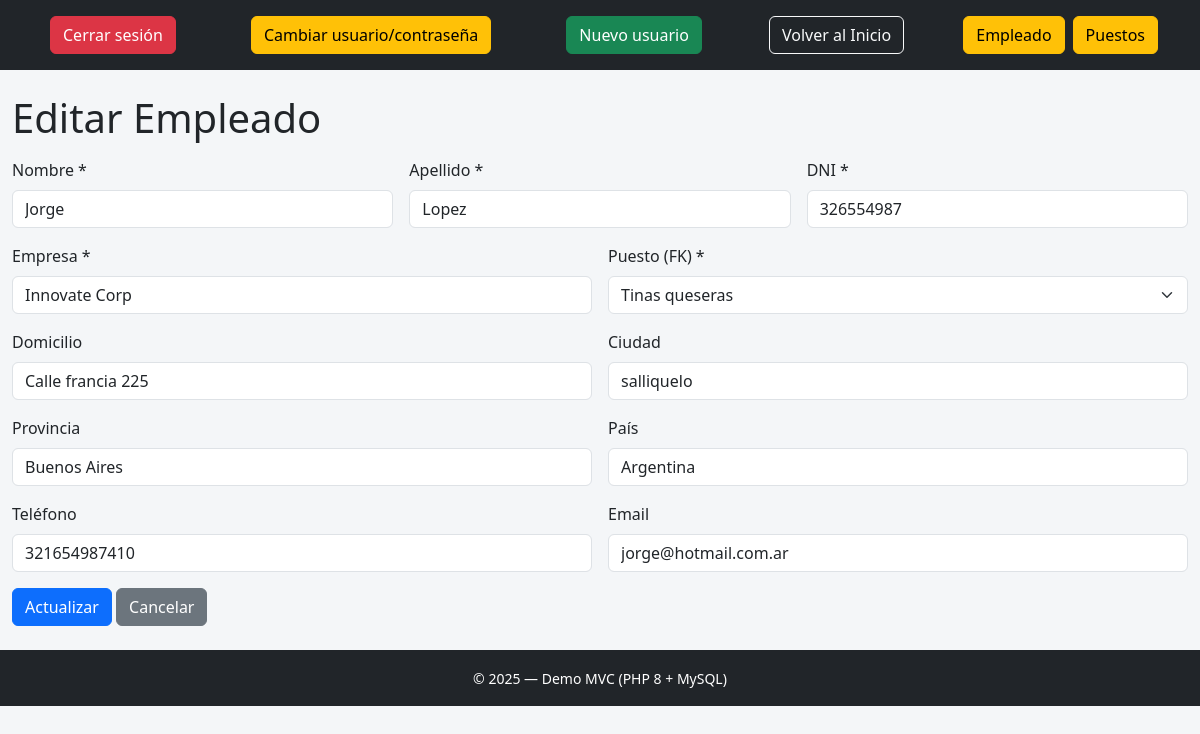
The page /trabajo_practico_dos_tablas/index.php?c=empleado&a=edit&id=4 (signed in) on the database its author committed.
### tables this page shows
CREATE TABLE `empleados` (
  `id` int(10) UNSIGNED NOT NULL,
  `nombre` varchar(80) NOT NULL,
  `apellido` varchar(80) NOT NULL,
  `dni` varchar(12) NOT NULL,
  `empresa` varchar(120) NOT NULL,
  `domicilio` varchar(120) DEFAULT NULL,
  `ciudad` varchar(80) DEFAULT NULL,
  `provincia` varchar(80) DEFAULT NULL,
  `pais` varchar(60) DEFAULT 'Argentina',
  `telefono` varchar(30) DEFAULT NULL,
  `email` varchar(120) DEFAULT NULL,
  `creado_en` datetime NOT NULL DEFAULT current_timestamp(),
  `puesto_id` int(10) UNSIGNED NOT NULL
);

CREATE TABLE `puestos` (
  `id` int(10) UNSIGNED NOT NULL,
  `nombre` varchar(100) NOT NULL,
  `tarea` varchar(255) DEFAULT NULL
);

### trabajo_practico_dos_tablas/index.php (called while the page is built, shortened)
<?php
$controller = $_GET['c'] ?? 'empleado';
$action     = $_GET['a'] ?? 'list';
$controllerObj = new $controllerClass();
$data = $controllerObj->$action();
$viewPath = __DIR__ . "/views/{$controller}/{$controllerObj->view}.php";
include __DIR__ . "/views/header.php";
include $viewPath;
include __DIR__ . "/views/footer.php";

### trabajo_practico_dos_tablas/model/db.php (called while the page is built, shortened)
<?php
class Db
{
  public function __construct()
  {
    $host = "localhost";
    $user = "root";
    $pass = "";
    $db   = "empresa_1";
    $this->con = @new mysqli($host, $user, $pass, $db);
  }
}

### trabajo_practico_dos_tablas/model/empleado.php (called while the page is built, shortened)
<?php
require_once __DIR__ . '/db.php';
class Empleado {
  private mysqli $con;
  public function __construct() {
    $db = new Db();
    $this->con = $db->con;
  }
  public function find(int $id): ?array {
    $stmt = $this->con->prepare(
      "SELECT e.*,
              COALESCE(p.nombre, '(Sin puesto)') AS puesto
       FROM empleados e
       LEFT JOIN puestos p ON p.id = e.puesto_id
       WHERE e.id = ?"
    );
    $stmt->bind_param("i", $id);
    $stmt->execute();
    $res = $stmt->get_result();
    return $res->fetch_assoc() ?: null;
  }
}

### trabajo_practico_dos_tablas/model/Puesto.php (called while the page is built, shortened)
<?php
require_once __DIR__ . '/db.php';
class Puesto
{
  private mysqli $con;
  public function __construct()
  {
    $db = new Db();
    $this->con = $db->con;
  }
  public function all(): array
  {
    $sql = '
      SELECT
        a.id,
        a.nombre AS puesto,   -- alias amigable para la vista
        a.tarea,
        COUNT(b.id) AS can_empleados
      FROM puestos a
      LEFT JOIN empleados b ON b.puesto_id = a.id
      GROUP BY a.id, a.nombre, a.tarea
      ORDER BY a.nombre
    ';
    $res = $this->con->query($sql);
    return $res ? $res->fetch_all(MYSQLI_ASSOC) : [];
  }
}

### trabajo_practico_dos_tablas/controller/empleado.php (called while the page is built, shortened)
<?php
require_once __DIR__ . '/../model/Empleado.php';
require_once __DIR__ . '/../model/Puesto.php';
class EmpleadoController {
  public Empleado $empleadoModel;
  public Puesto $puestoModel;
  public function __construct() {
    $this->empleadoModel = new Empleado();
    $this->puestoModel   = new Puesto();
  }
  public function edit(): array {
    $id  = (int)($_GET['id'] ?? 0);
    $emp = $this->empleadoModel->find($id);
    return [
      'empleado' => $emp,
      'puestos'  => $this->puestoModel->all(),
      'errores'  => []
    ];
  }
}

### trabajo_practico_dos_tablas/views/empleado/form.php (the view, shortened to what this page needs)
<?php
$puestos  = $data['puestos']  ?? [];
$empleado = $data['empleado'] ?? null;
$editando = !empty($empleado);
?>
<form method="post" action="?c=empleado&a=<?= $editando ? 'update' : 'save' ?>" class="row g-3">
  <div class="col-md-4">
    <label class="form-label">Nombre *</label>
    <input name="nombre" class="form-control" required
           value="<?= htmlspecialchars($empleado['nombre'] ?? '') ?>">
  </div>
  <div class="col-md-4">
    <label class="form-label">Apellido *</label>
    <input name="apellido" class="form-control" required
           value="<?= htmlspecialchars($empleado['apellido'] ?? '') ?>">
  </div>
  <div class="col-md-4">
    <label class="form-label">DNI *</label>
    <input name="dni" class="form-control" required
           value="<?= htmlspecialchars($empleado['dni'] ?? '') ?>">
  </div>
  <div class="col-md-6">
    <label class="form-label">Empresa *</label>
    <input name="empresa" class="form-control" required
           value="<?= htmlspecialchars($empleado['empresa'] ?? '') ?>">
  </div>
  <div class="col-md-6">
    <label class="form-label">Puesto (FK) *</label>
    <select name="puesto_id" class="form-select" required>
      <?php foreach ($puestos as $p): ?>
        <option value="<?= (int)$p['id'] ?>"
          <?= (isset($empleado['puesto_id']) && (int)$empleado['puesto_id'] === (int)$p['id']) ? 'selected' : '' ?>>
          <?= htmlspecialchars($p['nombre'] ?? $p['puesto'] ?? '') ?>
        </option>
      <?php endforeach; ?>
    </select>
  </div>
  <div class="col-md-6">
    <label class="form-label">Domicilio</label>
    <input name="domicilio" class="form-control"
           value="<?= htmlspecialchars($empleado['domicilio'] ?? '') ?>">
  </div>
  <div class="col-md-6">
    <label class="form-label">Ciudad</label>
    <input name="ciudad" class="form-control"
           value="<?= htmlspecialchars($empleado['ciudad'] ?? '') ?>">
  </div>
  <div class="col-md-6">
    <label class="form-label">Provincia</label>
    <input name="provincia" class="form-control"
           value="<?= htmlspecialchars($empleado['provincia'] ?? '') ?>">
  </div>
  <div class="col-md-6">
    <label class="form-label">País</label>
    <input name="pais" class="form-control"
           value="<?= htmlspecialchars($empleado['pais'] ?? 'Argentina') ?>">
  </div>
  <div class="col-md-6">
    <label class="form-label">Teléfono</label>
    <input name="telefono" class="form-control"
           value="<?= htmlspecialchars($empleado['telefono'] ?? '') ?>">
  </div>
  <div class="col-md-6">
    <label class="form-label">Email</label>
    <input name="email" type="email" class="form-control"
           value="<?= htmlspecialchars($empleado['email'] ?? '') ?>">
  </div>
  <div class="col-12">
    <button class="btn btn-primary"><?= $editando ? 'Actualizar' : 'Guardar' ?></button>
    <a class="btn btn-secondary" href="?c=empleado&a=list">Cancelar</a>
  </div>
</form>

### trabajo_practico_dos_tablas/views/header.php (style rules this page uses)
body { background: #f4f6f8 }

### rows shown on the page
empleados: nombre "Jorge", apellido "Lopez", dni "326554987", empresa "Innovate Corp", puesto_id "Tinas queseras", domicilio "Calle francia 225", ciudad "salliquelo", provincia "Buenos Aires", pais "Argentina", telefono "321654987410", email "jorge@hotmail.com.ar"

### other values the page prints
$page_title "Editar Empleado"
